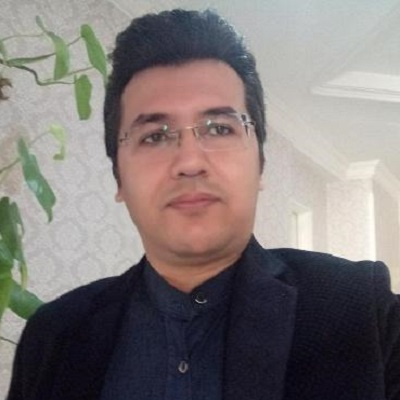
#> input picture Assignment_22/img/hw2/Ali.jpg, 400 x 400 px
$ python mergePics.py
#> lines starting #> are read from the running program, lines starting #| are printed output that depends on the picture
import cv2 as cv
import numpy as np

ali = cv.imread('img/hw2/Ali.jpg', 0)
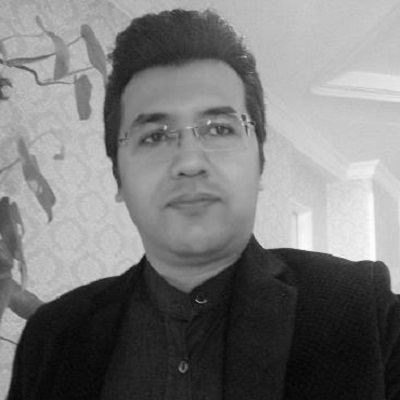
#> ali: shape (400, 400); min 5, max 255, mean 121.5
elon = cv.imread('img/hw2/Elon_Musk.jpg', 0)
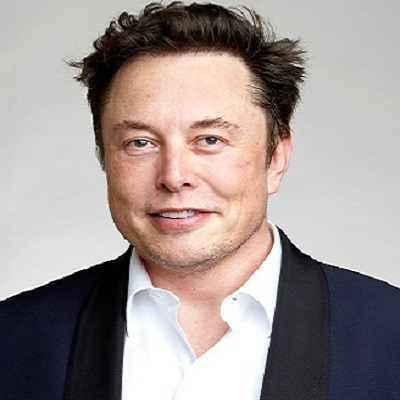
#> input picture Assignment_22/img/hw2/Elon_Musk.jpg, 400 x 400 px
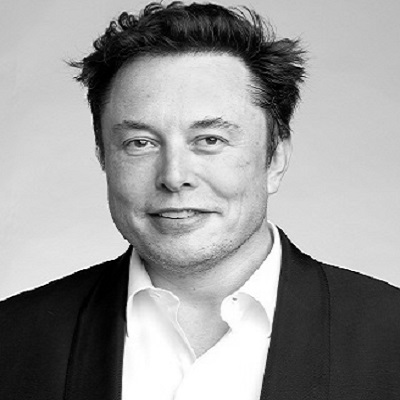
#> elon: shape (400, 400); min 0, max 255, mean 153.4

mergeFace_1 = ali // 2 + elon // 4
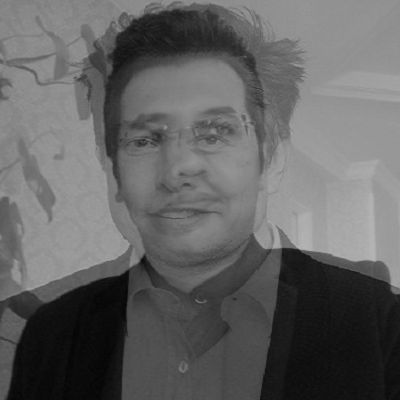
#> mergeFace_1: shape (400, 400); min 4, max 181, mean 98.5
mergeFace_2 = ali // 4 + elon // 2
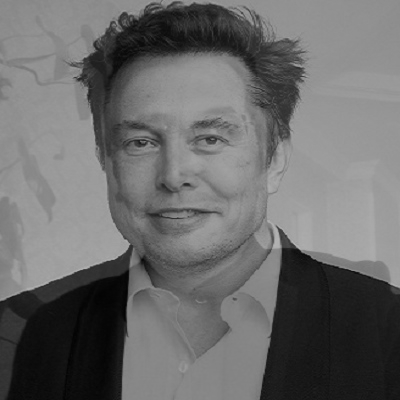
#> mergeFace_2: shape (400, 400); min 2, max 181, mean 106.4

picFrame = np.full((400, 1600), 0, dtype=np.uint8)

picFrame[0:400, 0:400] = ali
picFrame[0:400, 400:800] = mergeFace_1
picFrame[0:400, 800:1200] = mergeFace_2
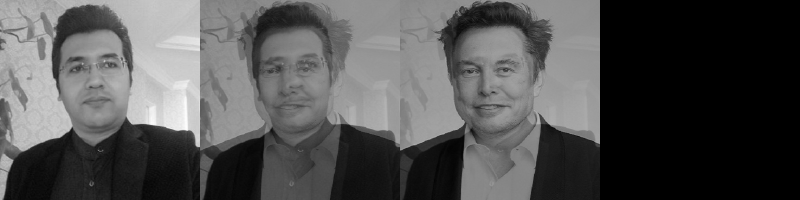
#> picFrame: shape (400, 1600) (shown at 1/2 size); min 0, max 255, mean 81.6
picFrame[0:400, 1200:1600] = elon
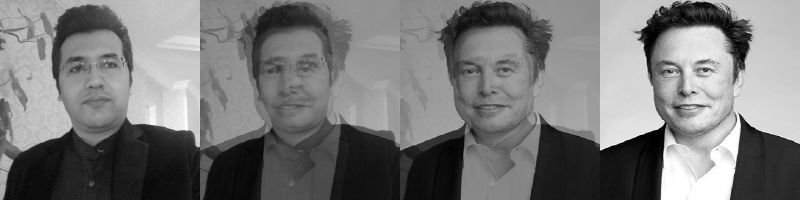
#> picFrame: shape (400, 1600) (shown at 1/2 size); min 0, max 255, mean 120

cv.imwrite('img/hw2/picFrame_of_mergeFaces.jpg', picFrame)
cv.imshow('merge faces', picFrame)
cv.waitKey()
